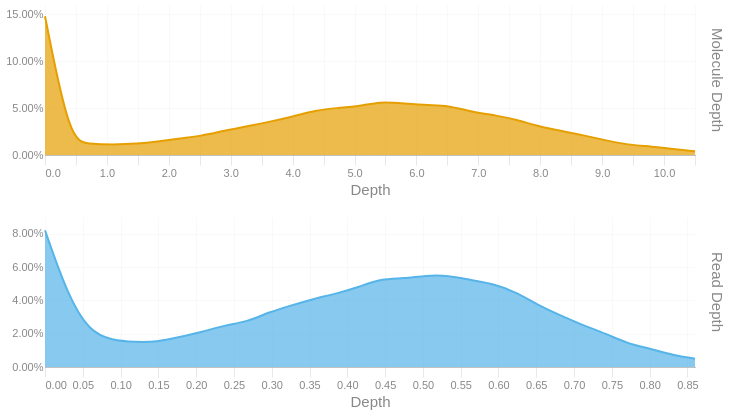

Source (notebook cell):
### Code cell
readdep = depth_hist(tb['Read Depth'], q99, 3)
readdep = readdep.with_columns(pl.lit('Read Depth').alias('Metric'))
if not SKIPLR:
    moldep = depth_hist(tb['Molecule Depth'], mol_q99, 1)
    moldep = moldep.with_columns(pl.lit('Molecule Depth').alias('Metric'))
    _hist = pl.concat([readdep, moldep])
    _hist = _hist.filter(pl.col('Proportion') != 0)
    with SafeRender(_hist):
        (
            alt.Chart(_hist)        
            .mark_area(interpolate = "basis")
            .encode(
                x=alt.X('Bin:Q').scale(domainMin=0).axis(alt.Axis(title='Depth')),
                y = alt.Y('Proportion:Q', title = None).axis(format = '.2%'),
                color = alt.Color('Metric:N').legend(None),
                row = alt.Row("Metric:N").header(title = None, labelOrient = 'right'),
                tooltip = [
                    alt.Tooltip("Metric:N", title = "Metric"),
                    alt.Tooltip('Interval:N', title = "Depth Interval"),
                    alt.Tooltip('Proportion:Q', title = "% Alignments").format('.2%')
                ]
            )
            .resolve_scale(x='independent', y='independent')
            .properties(
                height = 150, width = 650,
                usermeta={'embedOptions': {'downloadFileName': f'{samplename}.depth.hist'}}
            )
        ).display()
else:
    readdep = readdep.filter(pl.col('Proportion') != 0)
    with SafeRender(readdep):
        (
            alt.Chart(readdep)        
            .mark_area(interpolate = "basis")
            .encode(
                x=alt.X('Bin:Q').scale(domainMin=0).axis(alt.Axis(title='Depth')),
                y = alt.Y('Proportion:Q', title = None).axis(format = '.2%'),
                tooltip = [
                    alt.Tooltip('Interval:N', title = "Depth Interval"),
                    alt.Tooltip('Proportion:Q', title = "% Alignments").format('.2%')
                ]
            )
            .properties(
                usermeta={'embedOptions': {'downloadFileName': f'{samplename}.depth.hist'}}
            )
        ).display()

### Figure 1 — Vega-Lite specification as saved in the notebook (floating-point values rounded to 4 significant figures)
{"width": 650, "height": 150, "config": {"title": {"anchor": "start", "dy": -15, "fontSize": 18, "color": "#888888", "subtitleColor": "#888888", "subtitleFontSize": 14}, "arc": {"fill": "#0072B2"}, "axis": {"domainColor": "#888888", "domainWidth": 0.5, "gridWidth": 0.2, "grid": false, "titleFontWeight": 400, "titleFontSize": 15, "labelFontSize": 11, "labelColor": "#888888", "tickColor": "#888888", "tickWidth": 0.2, "titleColor": "#888888"}, "axisBand": {"grid": false}, "axisX": {"grid": true, "tickSize": 10, "domainCap": "round"}, "axisY": {"domain": false, "grid": true, "tickSize": 0, "domainCap": "round"}, "background": "transparent", "header": {"labelFontSize": 15, "labelColor": "#888888", "titleFontSize": 15, "titleFontWeight": 600, "titleColor": "#888888"}, "legend": {"labelFont": "sans-serif", "labelFontSize": 12, "labelColor": "#888888", "symbolSize": 100, "symbolType": "circle", "titleFontSize": 12, "titlePadding": 10, "titleColor": "#888888", "title": null}, "range": {"category": ["#E69F00", "#56B4E9", "#009E73", "#F0E442", "#0072B2", "#D55E00", "#CC79A7", "#000000"], "diverging": ["#cfe8f3", "#a2d4ec", "#73bfe2", "#46abdb", "#1696d2", "#12719e"]}, "area": {"fill": "#0072B2", "fillOpacity": 0.7, "line": true, "strokeOpacity": 0.7}, "line": {"color": "#0072B2", "stroke": "#0072B2", "strokeWidth": 2}, "trail": {"color": "#0072B2", "stroke": "#0072B2", "strokeWidth": 0, "size": 1}, "point": {"filled": true, "fillOpacity": 1.0, "size": 95}, "text": {"color": "#888888", "fontSize": 11, "align": "right", "fontWeight": 400, "size": 11}, "bar": {"fill": "#0072B2", "stroke": null}, "view": {"stroke": null, "continuousWidth": 660, "continuousHeight": 400}}, "data": {"name": "data-b7c54aa9e0d018aca47e4fb492ae56e4"}, "mark": {"type": "area", "interpolate": "basis"}, "encoding": {"color": {"field": "Metric", "legend": null, "type": "nominal"}, "row": {"field": "Metric", "header": {"title": null, "labelOrient": "right"}, "type": "nominal"}, "tooltip": [{"field": "Metric", "title": "Metric", "type": "nominal"}, {"field": "Interval", "title": "Depth Interval", "type": "nominal"}, {"field": "Proportion", "format": ".2%", "title": "% Alignments", "type": "quantitative"}], "x": {"axis": {"title": "Depth"}, "field": "Bin", "scale": {"domainMin": 0}, "type": "quantitative"}, "y": {"axis": {"format": ".2%"}, "field": "Proportion", "title": null, "type": "quantitative"}}, "resolve": {"scale": {"x": "independent", "y": "independent"}}, "usermeta": {"embedOptions": {"downloadFileName": "TF26LRJL0095_5B_10484332_23Y22YLT4_L7.depth.hist"}}, "$schema": "https://vega.github.io/schema/vega-lite/v6.4.1.json", "datasets": {"data-b7c54aa9e0d018aca47e4fb492ae56e4": [{"Bin": 0.0, "Interval": "0.0-0.03", "Proportion": 0.082, "Metric": "Read Depth"}, {"Bin": 0.03, "Interval": "0.03-0.059", "Proportion": 0.043, "Metric": "Read Depth"}, {"Bin": 0.059, "Interval": "0.059-0.089", "Proportion": 0.021, "Metric": "Read Depth"}, {"Bin": 0.089, "Interval": "0.089-0.119", "Proportion": 0.016, "Metric": "Read Depth"}, {"Bin": 0.119, "Interval": "0.119-0.148", "Proportion": 0.015, "Metric": "Read Depth"}, {"Bin": 0.148, "Interval": "0.148-0.178", "Proportion": 0.015, "Metric": "Read Depth"}, {"Bin": 0.178, "Interval": "0.178-0.208", "Proportion": 0.018, "Metric": "Read Depth"}, {"Bin": 0.208, "Interval": "0.208-0.237", "Proportion": 0.021, "Metric": "Read Depth"}, {"Bin": 0.237, "Interval": "0.237-0.267", "Proportion": 0.025, "Metric": "Read Depth"}, {"Bin": 0.267, "Interval": "0.267-0.297", "Proportion": 0.027, "Metric": "Read Depth"}, {"Bin": 0.297, "Interval": "0.297-0.326", "Proportion": 0.033, "Metric": "Read Depth"}, {"Bin": 0.326, "Interval": "0.326-0.356", "Proportion": 0.037, "Metric": "Read Depth"}, {"Bin": 0.356, "Interval": "0.356-0.386", "Proportion": 0.041, "Metric": "Read Depth"}, {"Bin": 0.386, "Interval": "0.386-0.415", "Proportion": 0.044, "Metric": "Read Depth"}, {"Bin": 0.415, "Interval": "0.415-0.445", "Proportion": 0.048, "Metric": "Read Depth"}, {"Bin": 0.445, "Interval": "0.445-0.475", "Proportion": 0.053, "Metric": "Read Depth"}, {"Bin": 0.475, "Interval": "0.475-0.504", "Proportion": 0.053, "Metric": "Read Depth"}, {"Bin": 0.504, "Interval": "0.504-0.534", "Proportion": 0.055, "Metric": "Read Depth"}, {"Bin": 0.534, "Interval": "0.534-0.564", "Proportion": 0.055, "Metric": "Read Depth"}, {"Bin": 0.564, "Interval": "0.564-0.593", "Proportion": 0.052, "Metric": "Read Depth"}, {"Bin": 0.593, "Interval": "0.593-0.623", "Proportion": 0.05, "Metric": "Read Depth"}, {"Bin": 0.623, "Interval": "0.623-0.653", "Proportion": 0.045, "Metric": "Read Depth"}, {"Bin": 0.653, "Interval": "0.653-0.682", "Proportion": 0.037, "Metric": "Read Depth"}, {"Bin": 0.682, "Interval": "0.682-0.712", "Proportion": 0.031, "Metric": "Read Depth"}, {"Bin": 0.712, "Interval": "0.712-0.742", "Proportion": 0.025, "Metric": "Read Depth"}, {"Bin": 0.742, "Interval": "0.742-0.771", "Proportion": 0.02, "Metric": "Read Depth"}, {"Bin": 0.771, "Interval": "0.771-0.801", "Proportion": 0.014, "Metric": "Read Depth"}, {"Bin": 0.801, "Interval": "0.801-0.831", "Proportion": 0.011, "Metric": "Read Depth"}, {"Bin": 0.831, "Interval": "0.831-0.86", "Proportion": 0.007, "Metric": "Read Depth"}, {"Bin": 0.86, "Interval": "0.86-0.89", "Proportion": 0.005, "Metric": "Read Depth"}, {"Bin": 0.0, "Interval": "0.0-0.4", "Proportion": 0.148, "Metric": "Molecule Depth"}, {"Bin": 0.4, "Interval": "0.4-0.7", "Proportion": 0.015, "Metric": "Molecule Depth"}, {"Bin": 0.7, "Interval": "0.7-1.1", "Proportion": 0.012, "Metric": "Molecule Depth"}, {"Bin": 1.1, "Interval": "1.1-1.5", "Proportion": 0.011, "Metric": "Molecule Depth"}, {"Bin": 1.5, "Interval": "1.5-1.8", "Proportion": 0.012, "Metric": "Molecule Depth"}, {"Bin": 1.8, "Interval": "1.8-2.2", "Proportion": 0.014, "Metric": "Molecule Depth"}, {"Bin": 2.2, "Interval": "2.2-2.5", "Proportion": 0.018, "Metric": "Molecule Depth"}, {"Bin": 2.5, "Interval": "2.5-2.9", "Proportion": 0.02, "Metric": "Molecule Depth"}, {"Bin": 2.9, "Interval": "2.9-3.3", "Proportion": 0.026, "Metric": "Molecule Depth"}, {"Bin": 3.3, "Interval": "3.3-3.6", "Proportion": 0.031, "Metric": "Molecule Depth"}, {"Bin": 3.6, "Interval": "3.6-4.0", "Proportion": 0.035, "Metric": "Molecule Depth"}, {"Bin": 4.0, "Interval": "4.0-4.4", "Proportion": 0.041, "Metric": "Molecule Depth"}, {"Bin": 4.4, "Interval": "4.4-4.7", "Proportion": 0.048, "Metric": "Molecule Depth"}, {"Bin": 4.7, "Interval": "4.7-5.1", "Proportion": 0.05, "Metric": "Molecule Depth"}, {"Bin": 5.1, "Interval": "5.1-5.4", "Proportion": 0.052, "Metric": "Molecule Depth"}, {"Bin": 5.4, "Interval": "5.4-5.8", "Proportion": 0.057, "Metric": "Molecule Depth"}, {"Bin": 5.8, "Interval": "5.8-6.2", "Proportion": 0.055, "Metric": "Molecule Depth"}, {"Bin": 6.2, "Interval": "6.2-6.5", "Proportion": 0.053, "Metric": "Molecule Depth"}, {"Bin": 6.5, "Interval": "6.5-6.9", "Proportion": 0.053, "Metric": "Molecule Depth"}, {"Bin": 6.9, "Interval": "6.9-7.3", "Proportion": 0.046, "Metric": "Molecule Depth"}, {"Bin": 7.3, "Interval": "7.3-7.6", "Proportion": 0.042, "Metric": "Molecule Depth"}, {"Bin": 7.6, "Interval": "7.6-8.0", "Proportion": 0.038, "Metric": "Molecule Depth"}, {"Bin": 8.0, "Interval": "8.0-8.4", "Proportion": 0.03, "Metric": "Molecule Depth"}, {"Bin": 8.4, "Interval": "8.4-8.7", "Proportion": 0.025, "Metric": "Molecule Depth"}, {"Bin": 8.7, "Interval": "8.7-9.1", "Proportion": 0.021, "Metric": "Molecule Depth"}, {"Bin": 9.1, "Interval": "9.1-9.4", "Proportion": 0.015, "Metric": "Molecule Depth"}, {"Bin": 9.4, "Interval": "9.4-9.8", "Proportion": 0.011, "Metric": "Molecule Depth"}, {"Bin": 9.8, "Interval": "9.8-10.2", "Proportion": 0.009, "Metric": "Molecule Depth"}, {"Bin": 10.2, "Interval": "10.2-10.5", "Proportion": 0.006, "Metric": "Molecule Depth"}, {"Bin": 10.5, "Interval": "10.5-10.9", "Proportion": 0.004, "Metric": "Molecule Depth"}]}}
